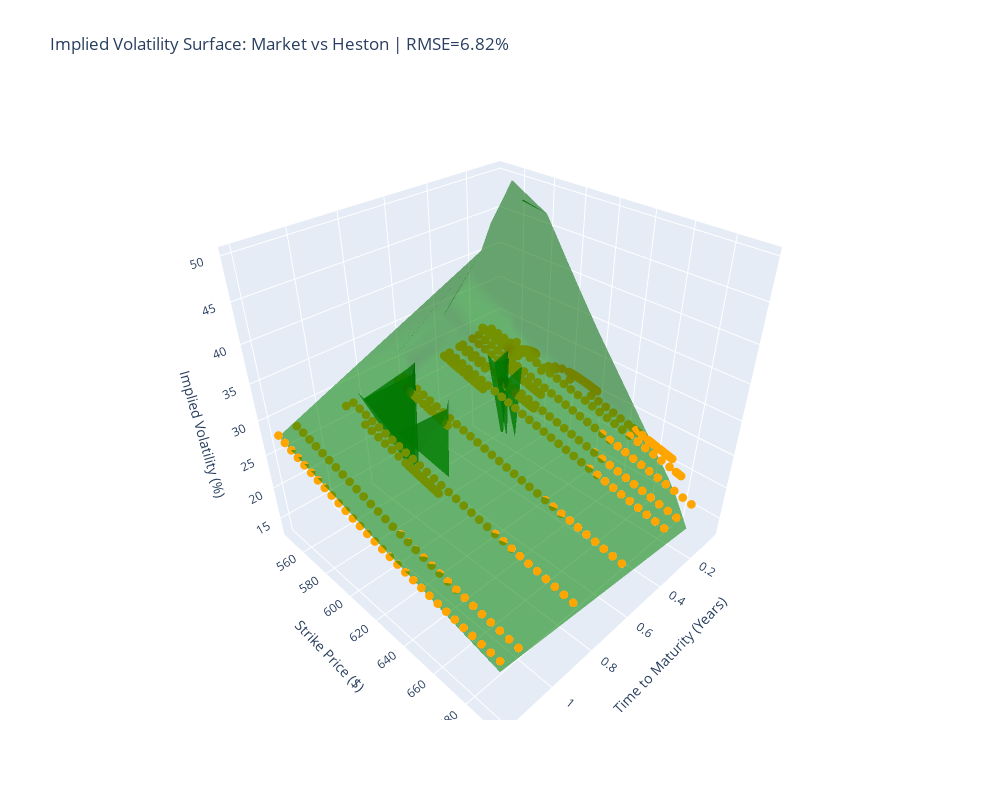

The code cell stored with this chart in its notebook:
### Markdown cell above
Implied volatility surface. Green mesh shows market IVs, orange points show Heston IVs. We can see the volatility smile: OTM options have higher IVs than ATM, capturing fat tails.

### Code cell
#Filter valid IVs for plotting
vol_surface_valid = volSurfaceLong[valid_iv].copy()

fig2 = go.Figure(data=[
    go.Mesh3d(
        x=vol_surface_valid.maturity, 
        y=vol_surface_valid.strike, 
        z=vol_surface_valid.market_iv * 100,  # Convert to percentage
        color='green', 
        opacity=0.55,
        name='Market IV'
    )
])

fig2.add_scatter3d(
    x=vol_surface_valid.maturity, 
    y=vol_surface_valid.strike, 
    z=vol_surface_valid.heston_iv * 100, 
    mode='markers',
    marker=dict(size=3, color='orange'),
    name='Heston IV'
)

fig2.update_layout(
    title_text=f'Implied Volatility Surface: Market vs Heston | RMSE={iv_rmse*100:.2f}%',
    scene=dict(
        xaxis_title='Time to Maturity (Years)',
        yaxis_title='Strike Price ($)',
        zaxis_title='Implied Volatility (%)'
    ),
    height=800,
    width=1000
)

fig2.show()

### Figure 1 — Plotly figure (JSON) as saved in the notebook; plotly's stock layout.template omitted (floating-point values rounded to 4 significant figures; data arrays with more than 128 entries replaced by an {"elided": "..."} marker saying what was removed)
{"data": [{"color": "green", "name": "Market IV", "opacity": 0.55, "type": "mesh3d", "x": {"elided": "468 float values"}, "y": {"elided": "468 int values"}, "z": {"elided": "468 float values"}}, {"marker": {"color": "orange", "size": 3}, "mode": "markers", "name": "Heston IV", "type": "scatter3d", "x": {"elided": "468 float values"}, "y": {"elided": "468 int values"}, "z": {"elided": "468 float values"}}], "layout": {"height": 800, "scene": {"xaxis": {"title": {"text": "Time to Maturity (Years)"}}, "yaxis": {"title": {"text": "Strike Price ($)"}}, "zaxis": {"title": {"text": "Implied Volatility (%)"}}}, "title": {"text": "Implied Volatility Surface: Market vs Heston | RMSE=6.82%"}, "width": 1000}}
